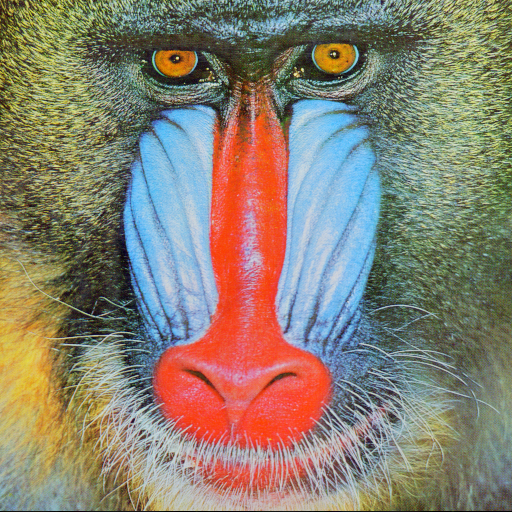
#> input picture babbon.png, 512 x 512 px, given as the content of the folder synthbuster/synthbuster/stable-diffusion-1-3, which was not available
$ python SynthbusterALL.py
#> lines starting #> are read from the running program, lines starting #| are printed output that depends on the picture; pictures that were not available may be replaced by others from this repository, and a replacement may not be noted
import numpy as np
from PIL import Image
from scipy.ndimage import grey_dilation
import matplotlib.pyplot as plt
from pathlib import Path
from collections import Counter


def make_structuring_element(shape: str, size: int) -> np.ndarray:
    """
    Génère un élément structurant 2D.

    Parameters
    ----------
    shape : 'square' | 'cross' | 'disk'
    size  : taille (côté pour carré, diamètre pour croix/disque)
             doit être impair pour une symétrie centrée

    Returns
    -------
    np.ndarray booléen (True = appartient à l'élément)
    """
    size = size if size % 2 == 1 else size + 1   # force impair
    half = size // 2

    if shape == "square":
        return np.ones((size, size), dtype=bool)

    elif shape == "cross":
        se = np.zeros((size, size), dtype=bool)
        se[half, :] = True
        se[:, half] = True
        return se

    elif shape == "disk":
        y, x = np.ogrid[-half:half + 1, -half:half + 1]
        return (x ** 2 + y ** 2) <= half ** 2

    else:
        raise ValueError(f"Forme inconnue : '{shape}'. Choisir parmi 'square', 'cross', 'disk'.")


def morpho_dilate_spectrum(
    mag_shift: np.ndarray,
    se_shape: str = "disk",
    se_size: int = 5,
    apply_before_log: bool = True,
) -> dict:
    """
    Applique une dilatation morphologique de niveaux de gris sur un spectre FFT.

    Parameters
    ----------
    mag_shift       : spectre FFT centré (amplitudes, non-logarithmiques)
    se_shape        : forme de l'élément structurant ('square', 'cross', 'disk')
    se_size         : taille de l'élément structurant (pixels)
    apply_before_log: si True, dilate les amplitudes brutes puis applique log1p ;
                      si False, applique log1p puis dilate.

    Returns
    -------
    dict avec clés :
      'original'  – spectre clipé + log, sans dilatation
      'dilated'   – spectre clipé + log, avec dilatation
      'se'        – élément structurant utilisé
      'se_shape'  – nom de la forme
      'se_size'   – taille effective (peut différer si forcée impaire)
    """
    se = make_structuring_element(se_shape, se_size)

    vmax = np.percentile(mag_shift, 99.5)
    mag_clipped = np.clip(mag_shift, 0, vmax)

    if apply_before_log:
        # Dilate d'abord, puis log
        mag_dilated_raw = grey_dilation(mag_clipped, footprint=se)
        original = np.log1p(mag_clipped)
        dilated  = np.log1p(mag_dilated_raw)
    else:
        # Log d'abord, puis dilate
        original = np.log1p(mag_clipped)
        dilated  = grey_dilation(original, footprint=se)

    return {
        "original": original,
        "dilated":  dilated,
        "se":       se,
        "se_shape": se_shape,
        "se_size":  se.shape[0],   # taille effective (peut être se_size+1 si pair)
    }

def cross_difference(img_array: np.ndarray) -> np.ndarray:
    return np.abs(
        img_array[:-1, :-1] + img_array[1:, 1:]
        - img_array[:-1, 1:] - img_array[1:, :-1]
    )


def compute_avg_fft_raw(image_paths: list) -> np.ndarray:
    """Retourne le spectre FFT moyen centré (amplitudes brutes, non-log)."""
    sizes = [Image.open(p).size for p in image_paths]
#> sizes = [(512, 512)]
    most_common_size = Counter(sizes).most_common(1)[0][0]
#> most_common_size = (512, 512)
    n_kept = sizes.count(most_common_size)
#> n_kept = 1
    print(f"  → Taille dominante : {most_common_size} ({n_kept}/{len(sizes)} images conservées)")
#|   → Taille dominante : (512, 512) (1/1 images conservées)

    accum, count = None, 0
    for p in image_paths:
        with Image.open(p) as img:
#> img is the input picture: PIL image 512x512 RGB; mean R, G, B 137.4, 128.9, 113.1
            if img.size != most_common_size:
                continue
            arr = np.array(img.convert("RGB")).astype(float)

        cd = cross_difference(arr)
#> in cross_difference, `return np.abs( img_array[:-1, :-1] + img_array[1:, 1:] - img_array[:-1..`:
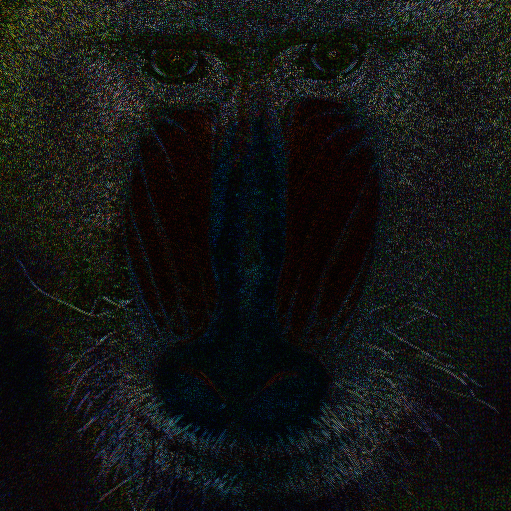
#> returned value: shape (511, 511, 3) float64; mean of channels 0, 1, 2 19.9, 21.1, 19.9; drawn as R, G, B
        accum = cd if accum is None else accum + cd
        count += 1

    if accum is None:
        raise ValueError("Aucune image conservée.")

    avg_cd_gray = (accum / count).mean(axis=2)
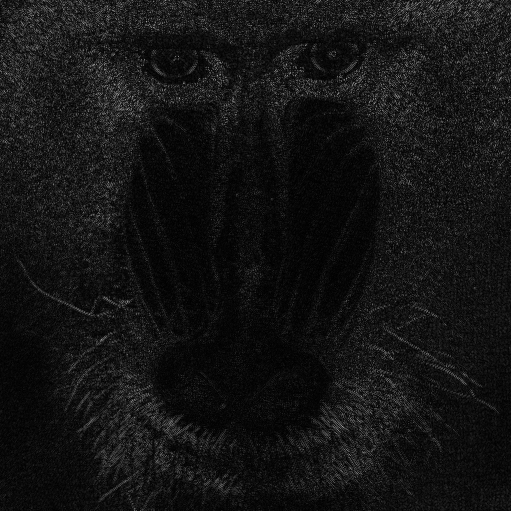
#> avg_cd_gray: shape (511, 511) float64; min 0, max 174, mean 20.3
    fft         = np.fft.fft2(avg_cd_gray)
    mag         = np.abs(fft) / avg_cd_gray.size
    return np.fft.fftshift(mag)          # spectre centré, brut
#> returned value: shape (511, 511) float64


# [54 lines left out: function plot_dilation_comparison, not called in this run]

models = {
    "stable-diffusion-1-3": "Stable Diffusion 1.3",
    "stable-diffusion-1-4": "Stable Diffusion 1.4",
    "stable-diffusion-2":   "Stable Diffusion 2",
    "stable-diffusion-xl":  "Stable Diffusion XL",
    "glide":                "Glide",
    "midjourney-v5":        "Midjourney v5",
    "dalle2":               "DALL·E 2",
    "dalle3":               "DALL·E 3",
    "firefly":              "Adobe Firefly",
}

BASE = Path("./synthbuster/synthbuster")

SE_SHAPE         = "disk"    # 'square' | 'cross' | 'disk'
SE_SIZE          = 7
APPLY_BEFORE_LOG = True


n_models = len(models)
n_cols   = 5
n_rows   = (n_models + n_cols - 1) // n_cols

fig, axes = plt.subplots(n_rows, n_cols, figsize=(5 * n_cols, 5 * n_rows))
axes = axes.flatten()

for i, (folder, label) in enumerate(models.items()):
    ax    = axes[i]
    paths = list((BASE / folder).glob("*.png"))
    print(f"{label} : {len(paths)} images trouvées")

    try:
        mag_shift = compute_avg_fft_raw(paths)
        result    = morpho_dilate_spectrum(
            mag_shift,
            se_shape=SE_SHAPE,
            se_size=SE_SIZE,
            apply_before_log=APPLY_BEFORE_LOG,
        )
#> in morpho_dilate_spectrum, `vmax = np.percentile(mag_shift, 99.5)`: vmax = 0.0858
#> in morpho_dilate_spectrum, `mag_clipped = np.clip(mag_shift, 0, vmax)`:
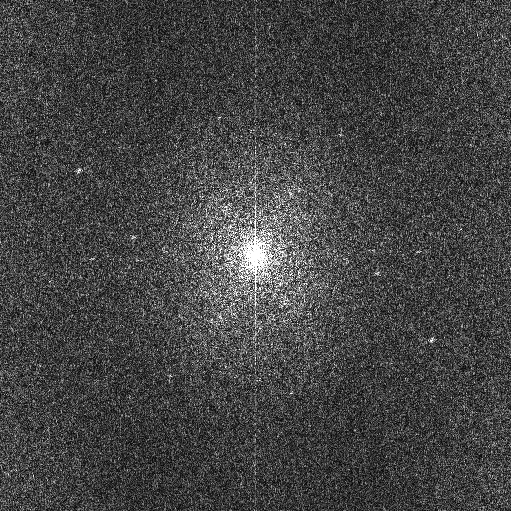
#> mag_clipped: shape (511, 511) float64; min 4.73e-05, max 0.0858, mean 0.0232; drawn with min black and max white
#> in morpho_dilate_spectrum, `mag_dilated_raw = grey_dilation(mag_clipped, footprint=se)`:
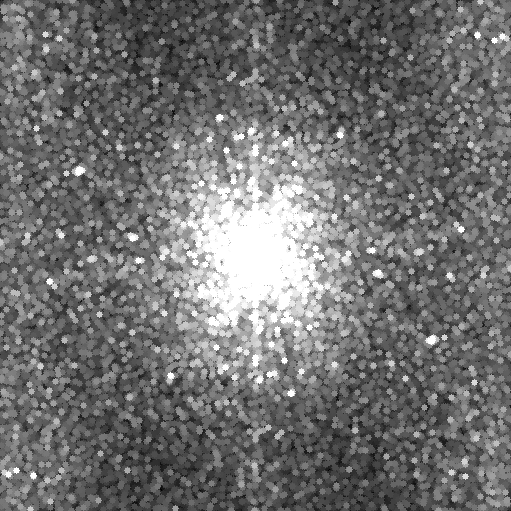
#> mag_dilated_raw: shape (511, 511) float64; min 0.0215, max 0.0858, mean 0.0503; drawn with min black and max white
#> result = 5 items
        ax.imshow(result["dilated"], cmap="inferno")

    except Exception as e:
        ax.text(0.5, 0.5, f"Erreur:\n{e}", transform=ax.transAxes,
                ha="center", va="center", color="red", fontsize=8)

    ax.set_title(label, fontsize=10)
    ax.axis("off")

for j in range(n_models, len(axes)):
    axes[j].axis("off")
#> this loop made 1 pass
#> j on pass 1: 9

plt.suptitle(
    f"FFT cross-difference — dilatation morphologique ({SE_SHAPE} {SE_SIZE}px) + log",
    fontsize=13,
)
plt.tight_layout()
plt.savefig("synthbuster_all_models.png", dpi=150, bbox_inches="tight")
plt.show()
